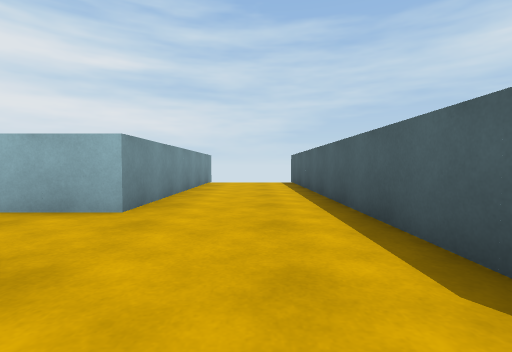
[1] (above)

15 first-person views from a walk through a Unity game level. The camera is 0.58 m above the floor, tilts 2° down and sees 85° across. The floor is counted in squares, 1 m on a side. Each view is taken from the middle of a square. On the plan, view 1 faces up. The plan holds only what a view shows up to about 9 squares ahead; the rest is blank. The player is left out.

[2]
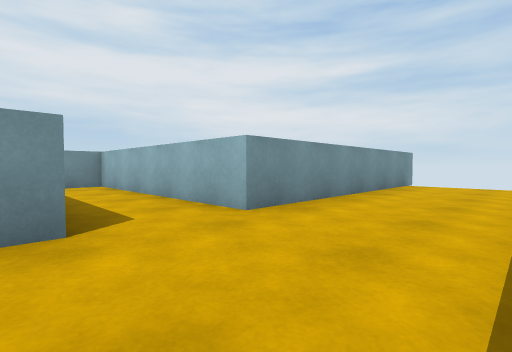

[3]
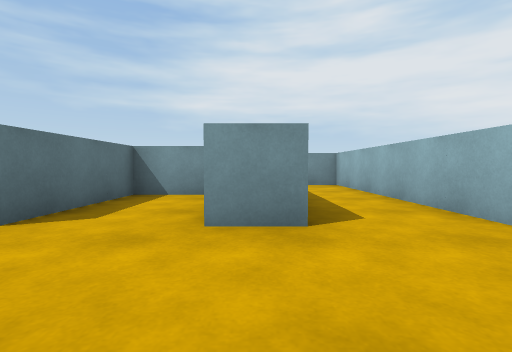

[4]
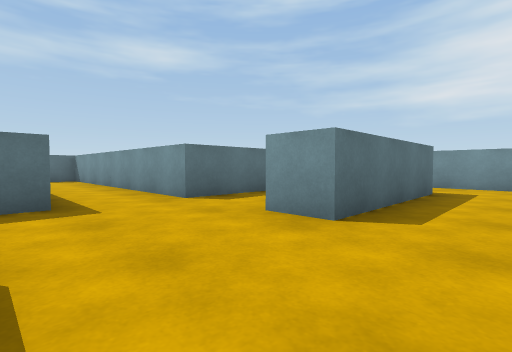

[5]
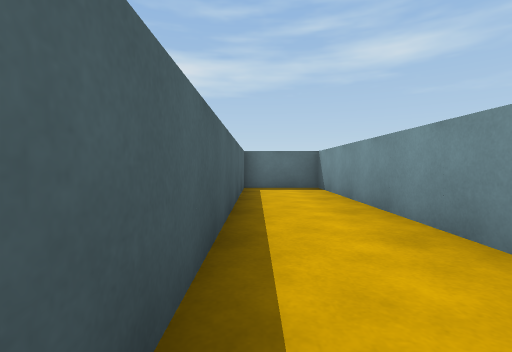

[6]
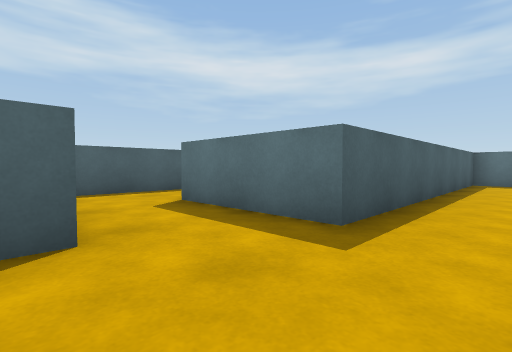

[7]
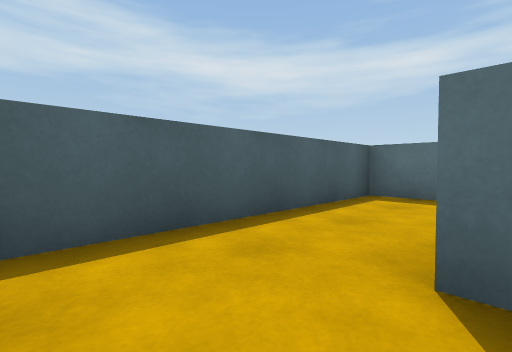

[8]
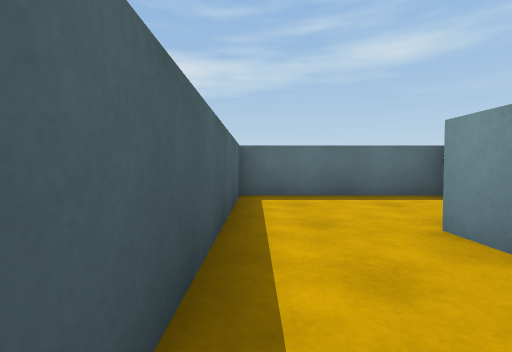

[9]
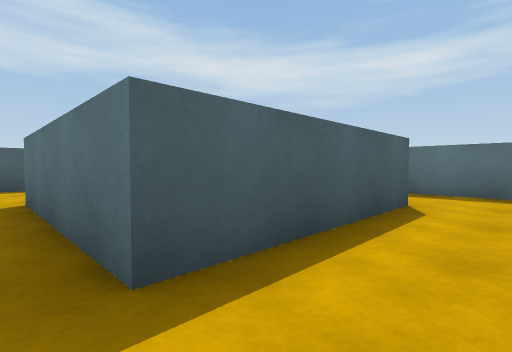

[10]
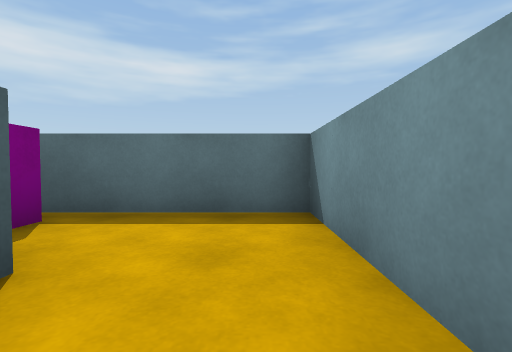

[11]
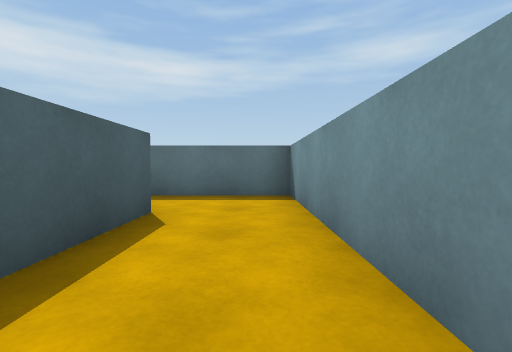

[12]
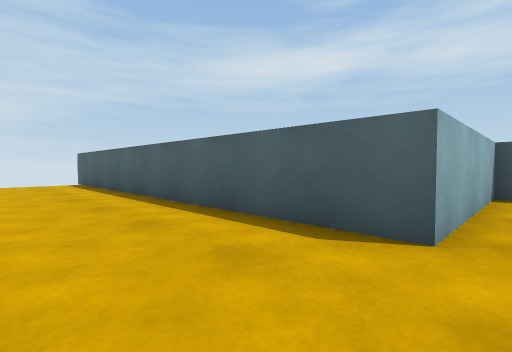

[13]
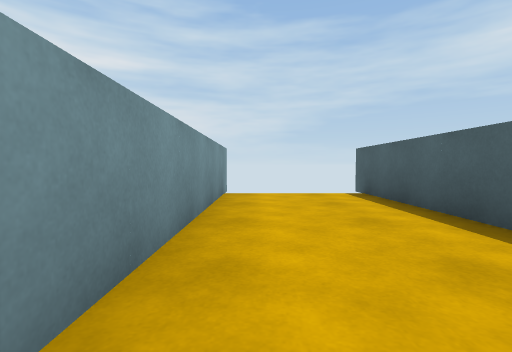

[14]
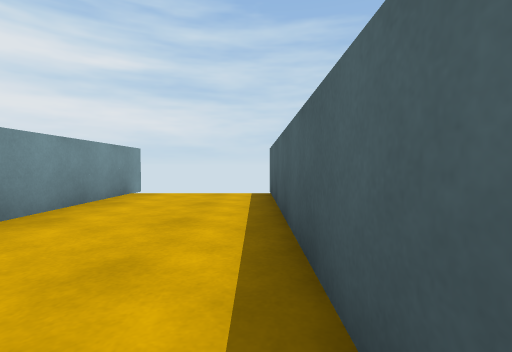

[15]
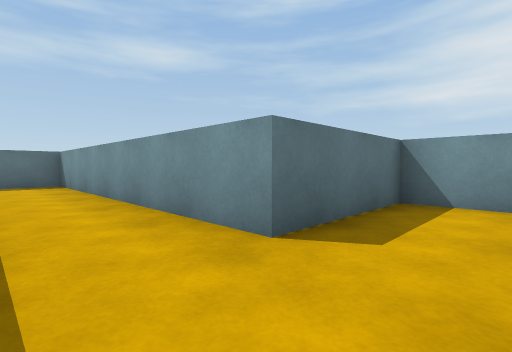

### Floor plan
Ten units are one square. View 1 is at (0, 0); x grows to the right and y downward. Boxes are objects, and circles mark ways between rooms. Rooms are numbered by the first view taken in them; rooms with no view inside come last. Other rooms are left out.
<svg viewBox="-82 -110 140 210">
<path fill="none" stroke="#000" d="M-47 0 -47 15 -17 15 -17 95 3 95 3 15 34 15M-57 25 -57 -15 -17 -15 -17 -5M35 -5 13 -5 13 -105M-17 -105 -17 -35 -77 -35 -77 45 -42 45M33 18 33 25M53 25 53 -5 35 -5M12 55 53 55 53 25"/>
<rect x="-45" y="25" width="10" height="20" fill="#bbb"><title>cube</title></rect>
<circle cx="25" cy="5" r="3" fill="#2a7"/>
<circle cx="45" cy="20" r="3" fill="#2a7"/>
<text x="-20" y="0">1</text>
<text x="40" y="10">2</text>
<text x="30" y="40">3</text>
</svg>
Room 1 opens to room 2. Room 2 opens to room 3.

Where each view was taken, in squares from view 1:
view 1: 0 up, 0 right, facing up
view 2: 1 up, 1 right, facing up-left
view 3: 1 up, 1 right, facing left
view 4: 3 up, 1 right, facing down-left
view 5: 2 down, 0 right, facing down
view 6: 1 up, 1 left, facing down-right
view 7: 0 up, 3 right, facing down-right
view 8: 0 up, 5 right, facing down
view 9: 2 up, 7 left, facing down-right
view 10: 1 down, 7 left, facing down
view 11: 1 up, 7 left, facing down
view 12: 0 up, 1 left, facing up-right
view 13: 4 up, 1 left, facing up
view 14: 4 up, 1 right, facing up
view 15: 0 up, 0 right, facing down-left
